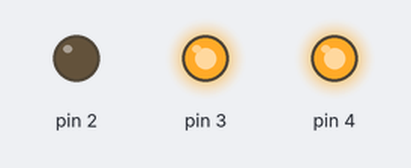
A sketch run on a simulated Arduino Uno, built with avr-gcc and run on an emulated ATmega328P. On the bench: output pins drawn as LEDs (lit = HIGH).

Above: at 3.6 s.
Timing chart, 0 to 6.6 s (numbered marks = the images above):
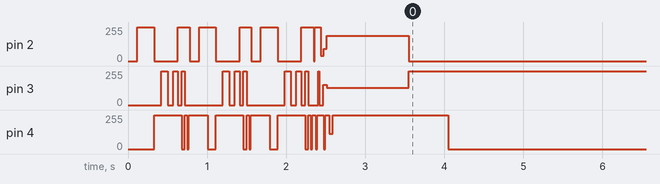

Measured:
- by itself, pin 2: 255/255 → 0/255 at 0.33 s, → 255/255 0.30 s later, → 0/255 0.15 s later, → 255/255 0.12 s later, … (16 changes in this stretch)

The sketch:

Charlieplexed_Clock.ino
```cpp
#define A 5
#define B 4
#define C 3
#define D 2

const int ledArray[12][4] ={
  {A,D,B,C}, //12
  {D,A,B,C}, //11
  {D,B,A,C}, //10
  {B,D,A,C}, //9
  {C,A,B,D}, //8
  {A,C,B,D}, //7
  {C,D,A,B}, //6
  {D,C,A,B}, //5
  {C,B,A,D}, //4
  {B,C,A,D}, //3
  {A,B,C,D}, //2
  {B, A , C ,D} //1

 };

void setPin(int configurationArray[] ){
  pinMode(configurationArray[0], OUTPUT);
  pinMode(configurationArray[1], OUTPUT);
  pinMode(configurationArray[2], INPUT);
  pinMode(configurationArray[3], INPUT);
  digitalWrite(configurationArray[0],HIGH);
  digitalWrite(configurationArray[1],LOW);
}

void testLedsUpto(int number,int delayTime){
  for(int i=0; i<=number-1;i++){
    setPin(ledArray[i]);
    delay(delayTime);
  }
}
void testLedsWithSpeed(){
  for(int i=0; i<=11;i++){
    setPin(ledArray[i]);
    delay(120 - i*10);
  }
}

void showTime(int hour, int minute){

  volatile int roundMinute= map(minute, 0, 60, 0 , 12);


  setPin(ledArray[hour]);
  delay(500);
  setPin(ledArray[roundMinute]);
  delay(30);
}

void fullCircle(){
  for(int i=0; i<=12;i++ ){
    testLedsUpto(i,1);
    delay(10);
  }
}
void setup() {
  // put your setup code here, to run once:
  for(int i=0; i<3;i++){
  testLedsWithSpeed();
  }


  fullCircle();
  delay(1000);
}

void loop() {
showTime(6, 41);
}
```
